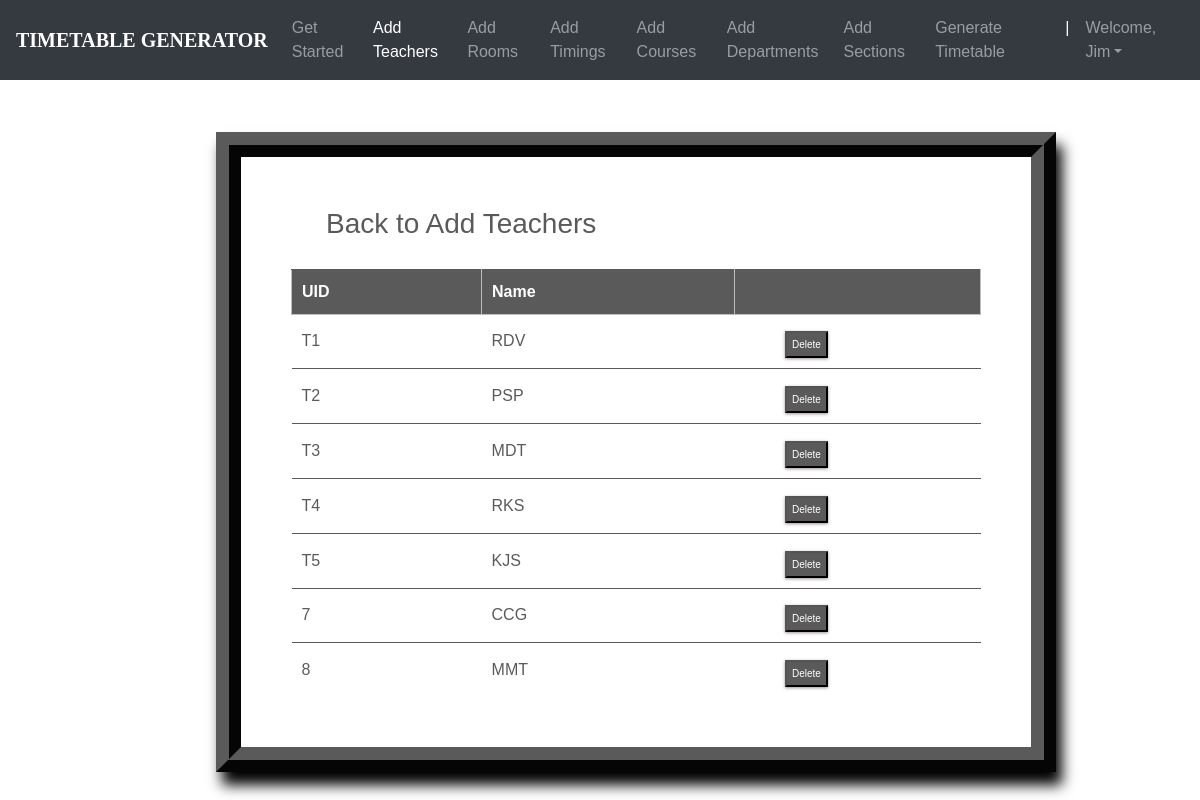
/teachers_list/ (signed in), run on the app's committed database.
### ttgen/models.py (models this page shows, shortened)
class Instructor(models.Model):
    uid = models.CharField(max_length=6)
    name = models.CharField(max_length=25)

### ttgen/views.py (the view)
# urls.py: path('teachers_list/', views.inst_list_view , name='editinstructor'),
@login_required
def inst_list_view(request):
    context = {
        'instructors': Instructor.objects.all()
    }
    return render(request, 'inslist.html', context)

### templates/inslist.html (shortened to what this page needs)
<!DOCTYPE html>
<html lang="en">
<head>
	<link rel="stylesheet" href="https://maxcdn.bootstrapcdn.com/bootstrap/4.0.0/css/bootstrap.min.css">
    <link rel="stylesheet" type="text/css" href="static/css/index.css">
</head>
<body>
        <header>
			<nav class="navbar navbar-expand-md navbar-dark fixed-top bg-dark">
                <a class="navbar-brand" href="#"><b>TIMETABLE GENERATOR</b></a>
                <div class="collapse navbar-collapse" id="navbarCollapse">
                    <ul class="navbar-nav ml-auto">
                    <li class="nav-item">
                        <a class="nav-link" href="{% url 'admindash' %}">Get Started</a>
                    </li>
                    <li class="nav-item active">
                        <a class="nav-link" href="{% url 'addInstructors' %}">Add Teachers</a>
                    </li>
                    <li class="nav-item">
                        <a class="nav-link" href="{% url 'addRooms' %}">Add Rooms</a>
                    </li>
                    <li class="nav-item">
		                <a class="nav-link" href="{% url 'addTimings' %}">Add Timings</a>
		            </li>
                    <li class="nav-item">
                        <a class="nav-link" href="{% url 'addCourses' %}">Add Courses</a>
                    </li>
                    <li class="nav-item">
			            <a class="nav-link" href="{% url 'addDepts' %}">Add Departments</a>
		            </li>
                    <li class="nav-item">
			            <a class="nav-link" href="{% url 'addSections' %}">Add Sections</a>
		            </li>
                    <li class="nav-item">
			            <a class="nav-link" href="{% url 'generate' %}">Generate Timetable</a>
		            </li>
                    <li class="nav-item active">
			            <a class="nav-link">|</a>
		            </li>
                    <li class="nav-item dropdown">
		                <a class="nav-link dropdown-toggle" href="#" id="dropdown03" data-toggle="dropdown" aria-haspopup="true" aria-expanded="false">Welcome, {{ user.first_name }}</a>
		            </li>
                    </ul>
                </div>
            </nav>
        </header><br><br>
        {% block content %}
        {% load static %}
<fieldset class="fieldset">
    <a href="{% url 'addInstructors'%}"><h1 class="tablink" onclick="openPage('new')" id="defaultOpen">Back to Add Teachers</h1></a>
    <div class="tabcontent" id="edit">
        <table class="table1">
            <thead>
            <tr class="table-headers">
            <th>UID</th>
            <th>Name</th>
            <th  class="empty"></th>
            </tr>
            </thead>
            <tbody>
            {% for inst in instructors %}
            <tr>
             <td>{{inst.uid}}</td>
             <td>{{inst.name}}</td>
             <td class="empty">
                <form action="{% url 'deleteinstructor' inst.id %}" method="post">
                        <input type="submit" value="Delete" class="cross">
                </form>
             </td>
             </tr>
            {% endfor %}
            </tbody>
        </table>
    </div>
</fieldset>
{% endblock %}

### static/css/index.css (style rules this page uses)
body { padding-top: 3rem; padding-bottom: 3rem; color: #5a5a5a; font-family: 'Poppins', sans-serif; overflow-x: hidden; }
nav { font-family: sans-serif; }
.navbar-brand { font-size: 20px; font-family: Georgia, 'Times New Roman', Times, serif; }

### templates/inslist.html (style rules this page uses)
nav { font-family: sans-serif; }
.navbar-brand { font-size: 20px; font-family: Georgia, 'Times New Roman', Times, serif; }
* { margin: 0; padding: 0; box-sizing: border-box; }
html { scroll-behavior: smooth; }
a { text-decoration:none; }
form { margin-top: 3%; margin-left: 18%; margin-right: 12%; }
fieldset h1 { color: #5a5a5a; padding-bottom: 20px; margin-left: 35px; display: inline-block; cursor: pointer; font-size: 28px; }
fieldset input { padding:8px; color: #938c8c }
.table2 td, th { border: 1px solid rgb(190,190,190); padding: 10px 20px; }
.table1 { width: 100%; border-collapse: collapse; text-align: left; overflow: hidden; }
.table1 td, th { border-top: 1px solid #5a5a5a; padding: 10px; }
.table1 th { background-color: #5a5a5a; color: #fff; }
.cross { font-size:10px; box-shadow: 0px 1px 3px 0px #9e9292; padding: 4px 5px; color: #fff; background-color: #5a5a5a; cursor: pointer; }
.fieldset { margin-top: 3%; margin-left: 18%; margin-right: 12%; padding: 50px; border-width: 25px; border-style: ridge; border-color: #5a5a5a; box-shadow: 6px 13px 13px 0px black; background-color: #fff; }

### data on the page
Instructor: uid "T1", name "RDV"
Instructor: uid "T2", name "PSP"
Instructor: uid "T3", name "MDT"
Instructor: uid "T4", name "RKS"
Instructor: uid "T5", name "KJS"
Instructor: uid "7", name "CCG"
Instructor: uid "8", name "MMT"

### other printed values
{{ user.first_name }} "Jim"
